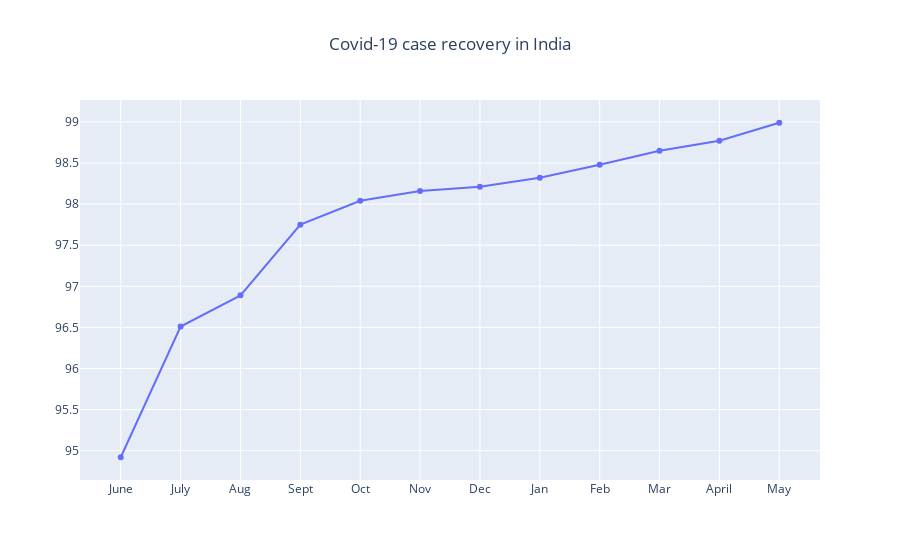

The cell this chart's notebook holds for it:
### Code cell
# 5. Plot a Line Chart with India's active covid-19 case recovery (maximum 12 Months)
months=['June','July','Aug','Sept','Oct','Nov','Dec','Jan','Feb','Mar','April','May']
recovered=[94.92,96.51,96.89,97.75,98.04,98.16,98.21,98.32,98.48,98.65,98.77,98.99]
line_chart=go.Figure(data=[go.Scatter(x=months,y=recovered)])
line_chart.update_layout(title_text='Covid-19 case recovery in India',title_x=0.5)
line_chart.show()

### Figure 1 — Plotly figure (JSON) as saved in the notebook; plotly's stock layout.template omitted (floating-point values rounded to 4 significant figures)
{"data": [{"type": "scatter", "x": ["June", "July", "Aug", "Sept", "Oct", "Nov", "Dec", "Jan", "Feb", "Mar", "April", "May"], "y": [94.92, 96.51, 96.89, 97.75, 98.04, 98.16, 98.21, 98.32, 98.48, 98.65, 98.77, 98.99]}], "layout": {"title": {"text": "Covid-19 case recovery in India", "x": 0.5}}}
